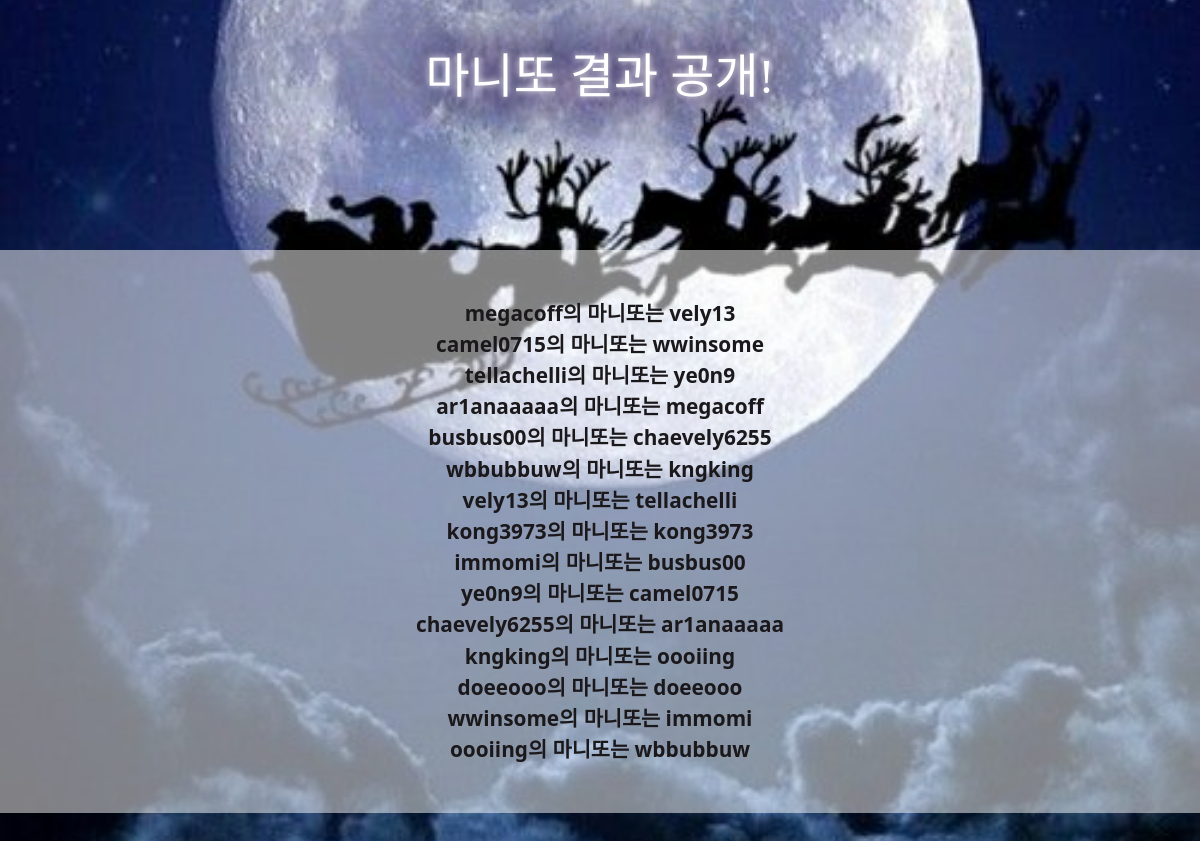
Page /result/ (signed in) on the committed database.
### manitto/models.py (models this page shows)
class Friend(models.Model):
    user1 = models.ForeignKey(User, related_name='user1', on_delete=models.CASCADE)
    user2 = models.ForeignKey(User, related_name='user2', on_delete=models.CASCADE)

### manitto/views.py (the view)
# urls.py: path('result/', views.result, name='result'),
def result(request):
    if not request.user.username=='master':
        return redirect('main')
    friends = Friend.objects.all()
    for friend in friends:
        print(friend.user1,'의 마니또는 ',friend.user2)
    return render(request,'result.html', {'friends': friends})

### manitto/templates/result.html
{% extends 'base.html' %}
{% block content %}
   <h1 class="neonText mt-5">
        마니또 결과 공개!
    </h1>
    <div class="manitto-result py-5">
        {% for friend in friends %}
            {{friend.user1}}의 마니또는 {{friend.user2}} <br/>
        {% endfor %}
    </div>
{% endblock %}

### manittoproject/templates/base.html (shortened to what this page needs)
{% load static %}
<link rel="stylesheet" href="{% static 'style.css' %}">
<link href="https://cdn.jsdelivr.net/npm/bootstrap@5.1.0/dist/css/bootstrap.min.css" rel="stylesheet">
<body>
{% block content %}
{% endblock %}
</body>

### manitto/static/style.css (style rules this page uses)
body { background-image: url(bg.jpeg); background-size: cover; background-position: center; height: 100vh; }
.neonText { margin: 9rem 0; color: #fff; text-align: center; font-size: 3rem; text-shadow: 0 0 7px #fff, 0 0 42px rgb(47, 7, 63), 0 0 82px rgb(47, 7, 63), 0 0 92px rgb(47, 7, 63), 0 0 102px rgb(47, 7, 63), 0 0 151px rgb(47, 7, 63); font-family: 'KyoboHand'; }
.manitto-result { background-color: rgb(255, 255, 255, 0.5); padding-top: 2rem; text-align: center; font-weight: bold; font-size: 1.3rem; color: rgb(27, 24, 27); }

### rows in the picture
Friend: user1 "megacoff", user2 "vely13"
Friend: user1 "camel0715", user2 "wwinsome"
Friend: user1 "tellachelli", user2 "ye0n9"
Friend: user1 "ar1anaaaaa", user2 "megacoff"
Friend: user1 "busbus00", user2 "chaevely6255"
Friend: user1 "wbbubbuw", user2 "kngking"
Friend: user1 "vely13", user2 "tellachelli"
Friend: user1 "kong3973", user2 "kong3973"
Friend: user1 "immomi", user2 "busbus00"
Friend: user1 "ye0n9", user2 "camel0715"
Friend: user1 "chaevely6255", user2 "ar1anaaaaa"
Friend: user1 "kngking", user2 "oooiing"
Friend: user1 "doeeooo", user2 "doeeooo"
Friend: user1 "wwinsome", user2 "immomi"
Friend: user1 "oooiing", user2 "wbbubbuw"
